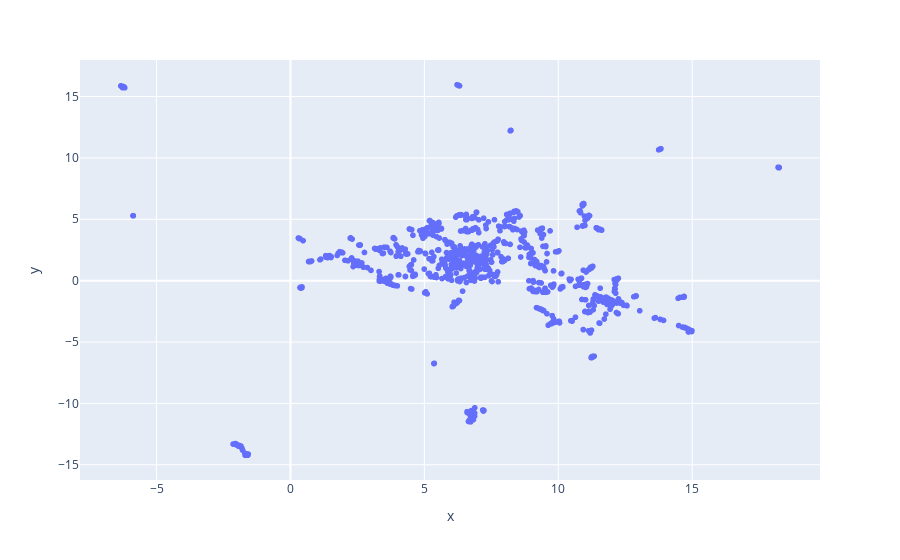

Notebook code for this chart:
### Code cell
# Plot the embeddings color-coded based on term
import plotly.express as px

fig = px.scatter(df_embeddings_name, x='x', y='y', hover_name="name", hover_data=["x", "y"])
fig.update_traces(textfont_size=6)

config = {
  'toImageButtonOptions': {
    'format': 'png', # one of png, svg, jpeg, webp
    'filename': 'custom_image',
    'height': 500,
    'width': 700,
    'scale': 6 # Multiply title/legend/axis/canvas sizes by this factor
  }
}

fig.show(config=config)
fig.write_html('12-19-22_EntryEmbeddings.html')

if not os.path.exists("images"):
    os.mkdir("images")

# fig.write_image("images/zoomed.png", scale=6, width=1080, height=1080)

### Figure 1 — Plotly figure (JSON) as saved in the notebook; plotly's stock layout.template omitted (floating-point values rounded to 4 significant figures; data arrays with more than 128 entries replaced by an {"elided": "..."} marker saying what was removed)
{"data": [{"hovertemplate": "<b>%{hovertext}</b><br><br>x=%{x}<br>y=%{y}<extra></extra>", "hovertext": {"elided": "1317 str values"}, "legendgroup": "", "marker": {"color": "#636efa", "symbol": "circle"}, "mode": "markers", "name": "", "showlegend": false, "textfont": {"size": 6}, "type": "scattergl", "x": {"elided": "1317 float values"}, "xaxis": "x", "y": {"elided": "1317 float values"}, "yaxis": "y"}], "layout": {"legend": {"tracegroupgap": 0}, "margin": {"t": 60}, "xaxis": {"anchor": "y", "domain": [0, 1], "title": {"text": "x"}}, "yaxis": {"anchor": "x", "domain": [0, 1], "title": {"text": "y"}}}}
